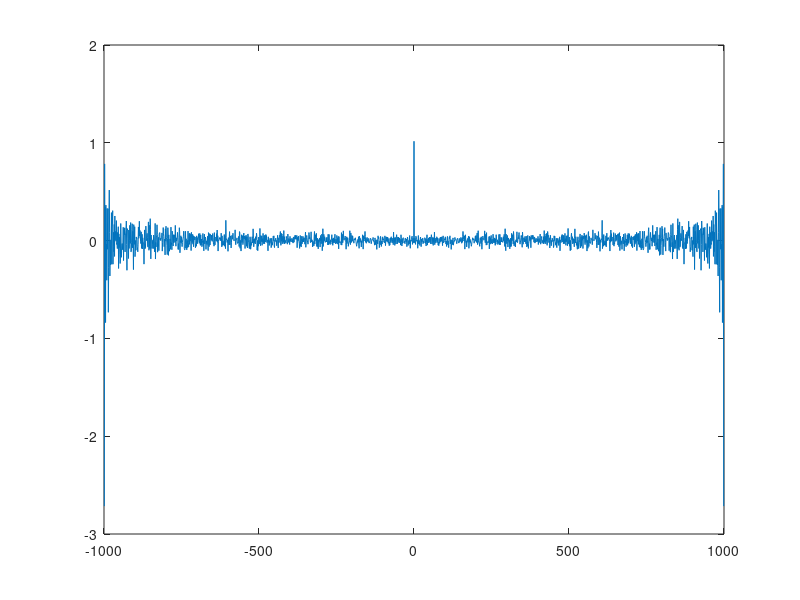

Write the MATLAB code that produced this figure. (Note: this script raises an error after producing the figure.)
%% Question 1
clc
close all
clear all
% generate white gaussian noise
N = 1000; % 1000-samples per realisation
M = 1; % 1 realisation
x = randn(M,N);

x_corr = xcorr(x, 'unbiased');
tau = (-999:999);

figure;
plot(tau, x_corr); % Scatter plot with indices on the x-axis
xlabel('Sample number', FontSize=15); % Label for x-axis
ylabel('Value ', FontSize=15); % Label for y-axis
title('xcorr of Gaussian Noise'); % Title for the plot
grid on; % Enable grid for better visibility
fontsize("scale", 1.5)

%% Question 2

% zoom into small tau
tau_small = (-49:49);
x_corr_small = x_corr(-49+1000:49+1000);

figure;
% Subplot 1: Zoomed in
subplot(1, 2, 1);
plot(tau_small, x_corr_small);
xlabel('Sample number', 'FontSize', 15);
ylabel('Value ', 'FontSize', 15);
title('xcorr of Gaussian Noise: Small \tau');
grid on;
grid minor;
set(gca, 'FontSize', 15); % Set fontsize for current axes
% ylim([-0.2 1.1])
% Subplot 2: Zoomed out
tau_large = (49:999);
x_corr_large = x_corr(49+1000:999+1000);
subplot(1, 2, 2);
plot(tau_large, x_corr_large);
xlabel('Sample number', 'FontSize', 15);
ylabel('Value ', 'FontSize', 15);
title('xcorr of Gaussian Noise: Large \tau');
grid on;
grid minor;
set(gca, 'FontSize', 15); % Set fontsize for current axes
% ylim([-0.5 1.1])

% %% correcting for the factor 1/(N-|tau|)
% x_corr_large_corrected = x_corr_large .* (N-abs(tau_large));
% 
% figure;
% plot(tau_large, x_corr_large_corrected); % Scatter plot with indices on the x-axis
% xlabel('Sample number', FontSize=15); % Label for x-axis
% ylabel('Value ', FontSize=15); % Label for y-axis
% title('xcorr of Gaussian Noise: Zoomed out (Corrected)'); % Title for the plot
% grid on; % Enable grid for better visibility
% fontsize("scale", 1.5)


%% Question 4

M = 1; % 1 realisation
N = 1000; % 1000 samples per realisation

x = randn(M,N);
y = filter(ones(1,9), [1], x);
y_corr = xcorr(y, 'unbiased');

% plot
tau_zoomed = -20:20;
y_corr_zoomed = y_corr(-20+1000:20+1000);

figure;
stem(tau_zoomed, y_corr_zoomed, 'filled'); % Scatter plot with indices on the x-axis
xlabel('Sample number', FontSize=15); % Label for x-axis
ylabel('Value ', FontSize=15); % Label for y-axis
title('ACF of y | order 9'); % Title for the plot
grid on; % Enable grid for better visibility
fontsize("scale", 1.5)


y2 = filter(ones(1,5), [1], x);
y2_corr = xcorr(y2, 'unbiased');

%% Question 4
M = 1; % 1 realisation
N = 1000; % 1000 samples per realisation
x = randn(M,N);
y = filter(ones(1,9), [1], x);
y_corr = xcorr(y, 'unbiased');

y2 = filter(ones(1,5), [1], x);
y2_corr = xcorr(y2, 'unbiased');

% plot
tau_zoomed = -20:20;
y_corr_zoomed = y_corr(-20+1000:20+1000);
y2_corr_zoomed = y2_corr(-20+1000:20+1000);

figure;

% Subplot 1: ACF of y | order 9
subplot(1, 2, 1);
stem(tau_zoomed, y_corr_zoomed, 'filled');
xlabel('Sample number', 'FontSize', 15);
ylabel('Value ', 'FontSize', 15);
title('ACF of y | order 9');
grid on;
grid minor
set(gca, 'FontSize', 15);

% Subplot 2: ACF of y2 | order 5
subplot(1, 2, 2);
stem(tau_zoomed, y2_corr_zoomed, 'filled');
xlabel('Sample number', 'FontSize', 15);
ylabel('Value ', 'FontSize', 15);
title('ACF of y2 | order 5');
grid on;
grid minor
set(gca, 'FontSize', 15);



